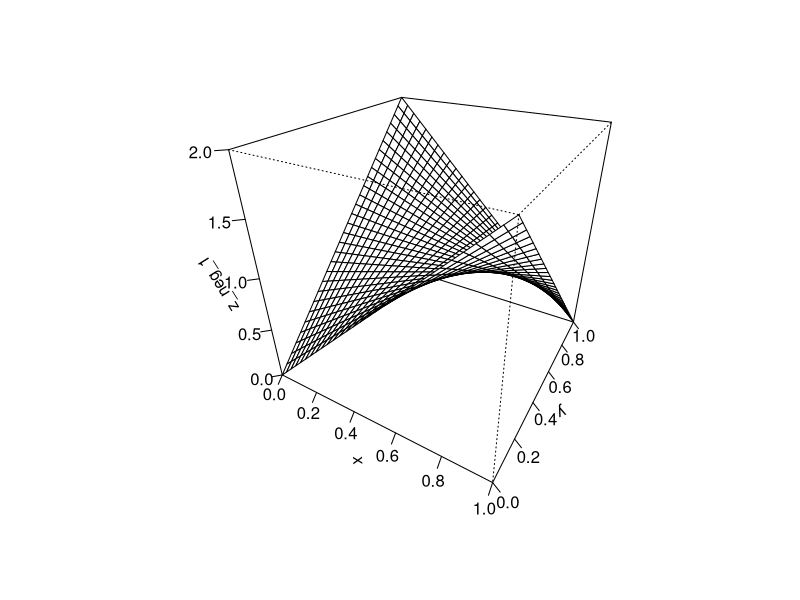
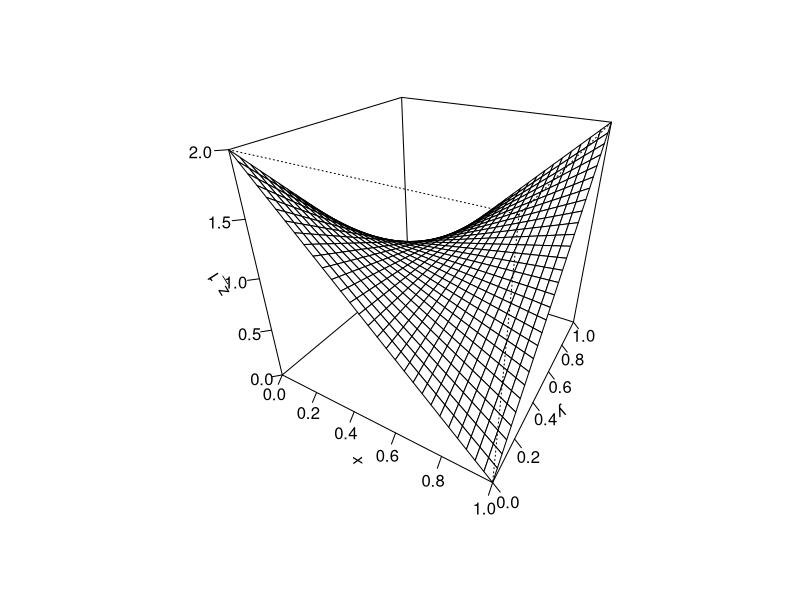

These charts were generated, in order, by the following R code:
#Page 77

H_neg_1 = expression(x^2*y + x*y^2 - x^2*y^2) 
H_1 = expression(2*x*y - x^2*y - x*y^2 + x^2*y^2) 


h_neg_1 = D(D(H_neg_1, "x"),"y")
h_1 = D(D(H_1, "x"),"y")

print(c(h_neg_1, h_1))

x = y = seq(0,1, length = 30)
z_neg_1 = outer(x,y,function(x,y) eval(h_neg_1))
z_1 = outer(x,y,function(x,y) eval(h_1))


persp(x,y,z_neg_1,theta = 30, phi = 30,ticktype = "detailed")
persp(x,y,z_1,theta = 30, phi = 30,ticktype = "detailed")
